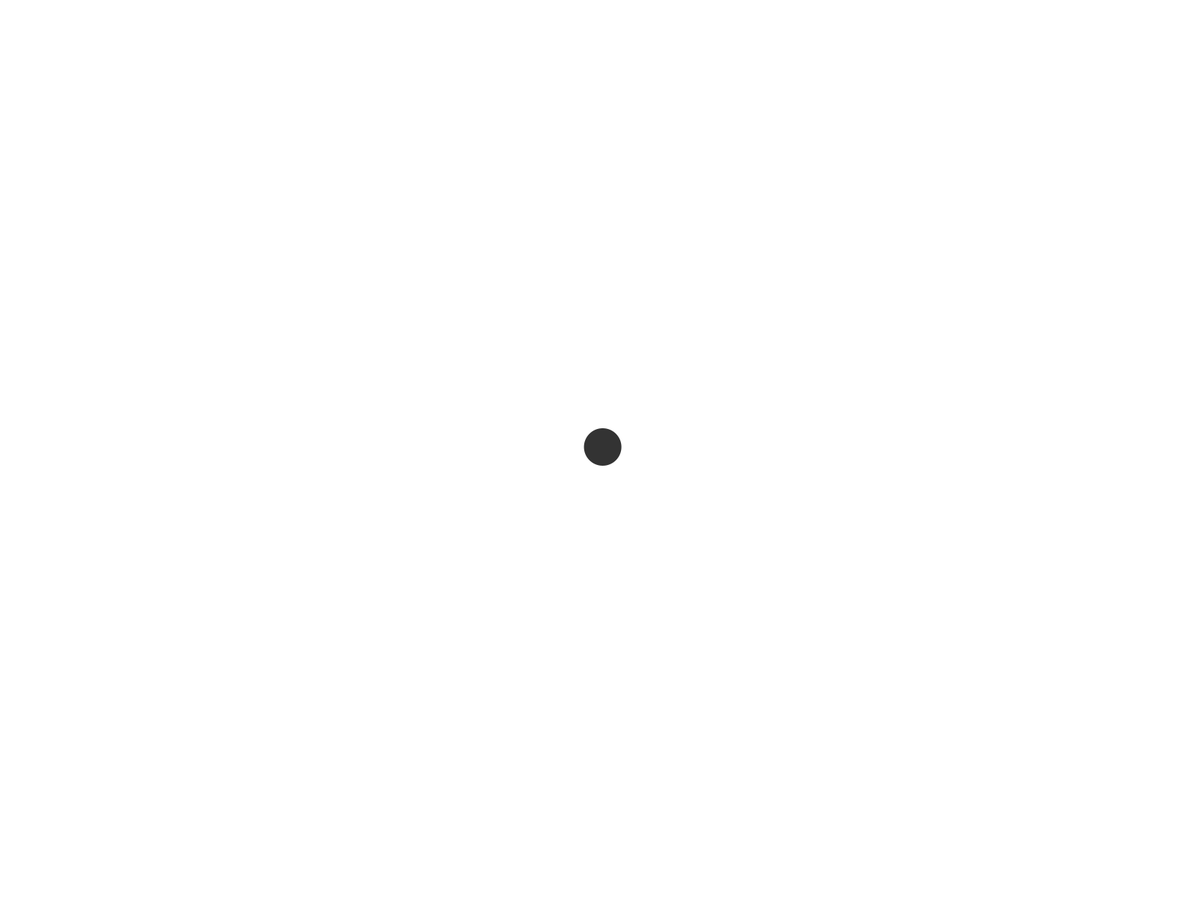
Frame 1 (no input)
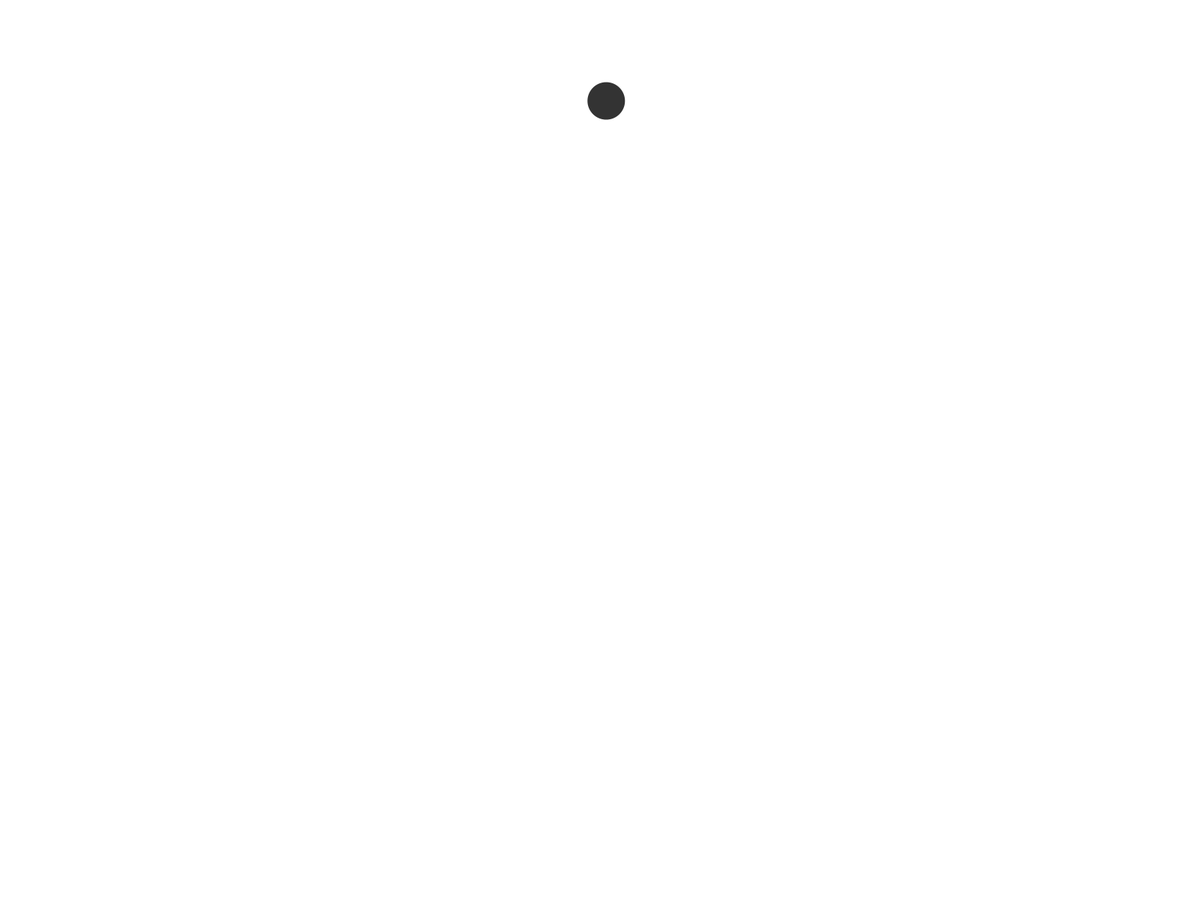
Frame 60 (the mouse pressed at the canvas centre just before this capture)
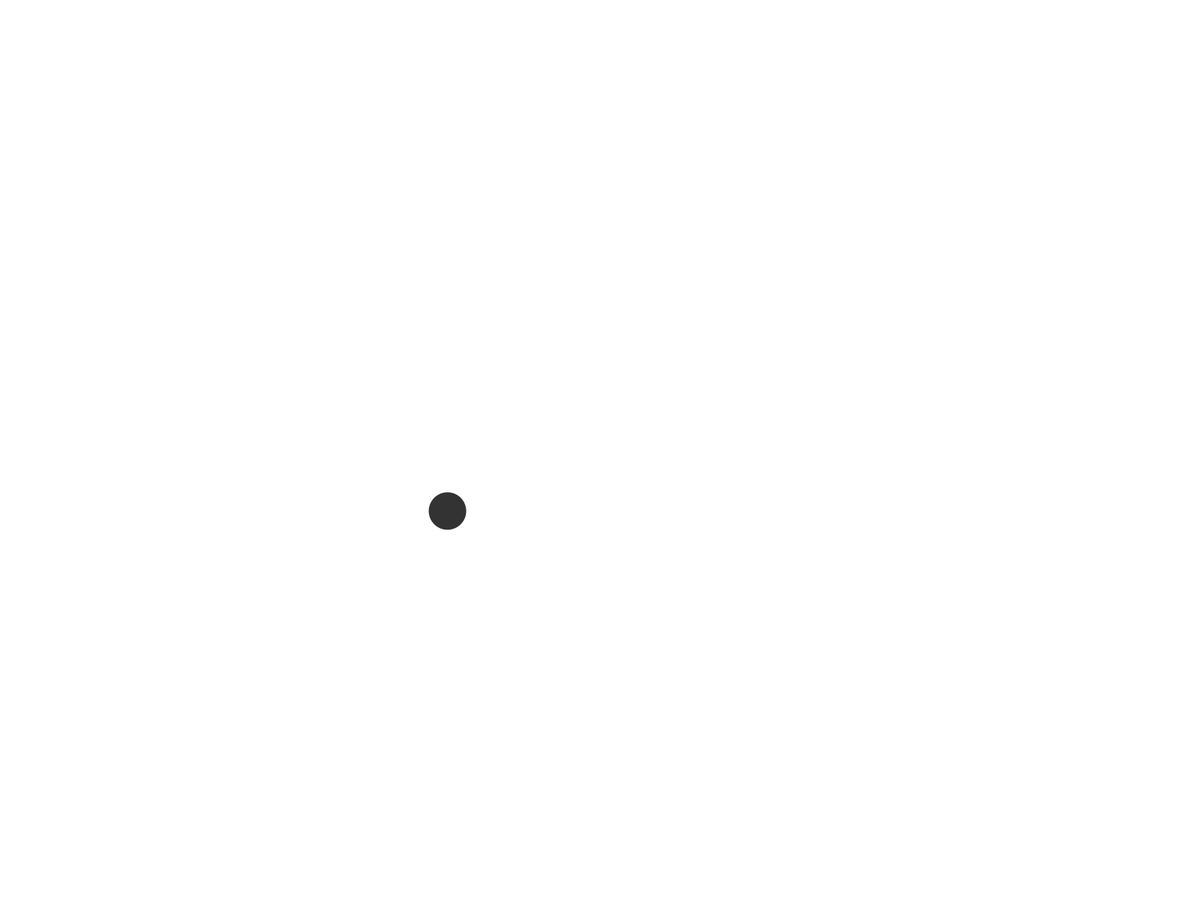
Frame 120 (the mouse held since frame 60 and released just before this capture)

The Processing sketch that drew these frames (run headless with seeded random() and noise(); from frame 60 on, the mouse is pressed at the canvas centre):

// Processing sketch: sketch_2Drandom
// ── sketch_2Drandom.pde
Mover mover;

void setup() {
  fullScreen();
  mover=new Mover();
}

void draw() {
  background(255);
  mover.update();
  mover.display();
  mover.check();
}


class Mover {

  PVector location;
  PVector velocity;
  float diameter=50;
  PVector acceleration;
  float topSpeed=20;

  Mover() {
    location=new PVector(width/2, height/2);
    velocity=new PVector(random(10)-5, random(10)-5);
    velocity.normalize();
    velocity.mult(5);
  }

  void update() {
    //random2Dでrandomな方向にスカラー1で返す
    acceleration=PVector.random2D();
    velocity.add(acceleration);
    //limitで最大はここまでというようになる
    velocity.limit(topSpeed);
    location.add(velocity);
  }

  void display() {
    fill(51);
    noStroke();
    ellipse(location.x, location.y, diameter, diameter);
  }

  void check() {
    if (width<location.x) {
      location.x=0;
    } else if (0>location.x) {
      location.x=width;
    }

    if (height<location.y) {
      location.y=0;
    } else if (location.y<0) {
      location.y=height;
    }
  }
}
